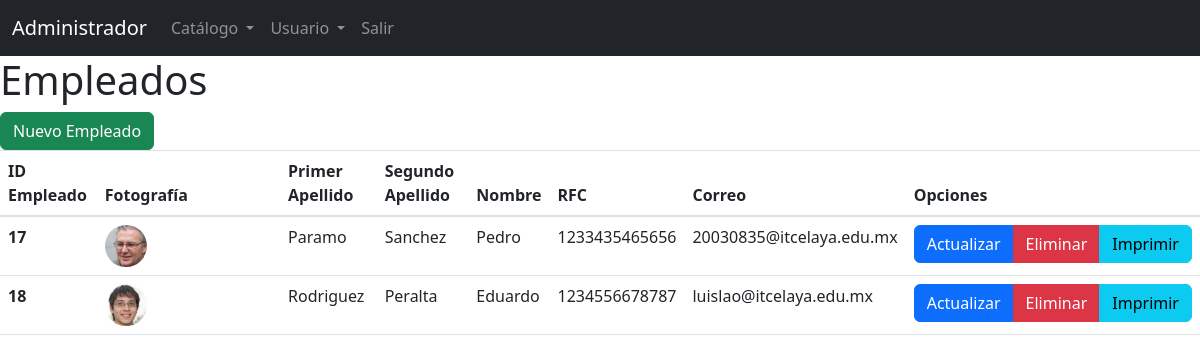
Screenshot of /admin/empleado.php (signed in) with the database file from the repository.
### tables this page shows
CREATE TABLE `empleado` (
  `id_empleado` int(11) NOT NULL,
  `primer_apellido` varchar(50) DEFAULT NULL,
  `segundo_apellido` varchar(50) DEFAULT NULL,
  `nombre` varchar(50) NOT NULL,
  `rfc` varchar(13) NOT NULL,
  `id_usuario` int(11) NOT NULL,
  `fotografia` varchar(100) DEFAULT NULL
);

CREATE TABLE `usuario` (
  `id_usuario` int(11) NOT NULL,
  `correo` varchar(100) NOT NULL,
  `contrasena` varchar(32) NOT NULL
);

### sistema.class.php (called while the page is built, shortened)
<?php
class Sistema
{
    function conexion()
    {
        $this->con = new PDO(SGBD . ':host=' . DBHOST . ';dbname=' . DBNAME . ';port=' . DBPORT, DBUSER, DBPASS);
    }
}
?>

### admin/empleado.class.php (called while the page is built, shortened)
<?php
require_once('../sistema.class.php');
class Empleado extends Sistema {
    function readAll() {
        $sql = "SELECT e.*, u.correo
                FROM empleado e
                JOIN usuario u ON e.id_usuario = u.id_usuario";
        $consulta = $this->con->prepare($sql);
        $consulta->execute();
        return $consulta->fetchAll(PDO::FETCH_ASSOC);
    }
}
?>

### admin/views/empleado/index.php (the view, shortened to what this page needs)
<?php require('views/header/header_administrador.php') ?>
    <h1>Empleados</h1>
    <a href="empleado.php?accion=crear" class="btn btn-success">Nuevo Empleado</a>
    <table class="table">
        <thead>
            <tr>
                <th scope="col">ID Empleado</th>
                <th scope="col">Fotografía</th>
                <th scope="col">Primer Apellido</th>
                <th scope="col">Segundo Apellido</th>
                <th scope="col">Nombre</th>
                <th scope="col">RFC</th>
                <th scope="col">Correo</th>
                <th scope="col">Opciones</th>
            </tr>
        </thead>
        <tbody>
            <?php foreach ($empleados as $empleado): ?>
            <tr>
                <th scope="row"><?php echo $empleado['id_empleado']; ?></th>
                <td><img class="rounded-circle w-25" src=" <?php
                    if(file_exists("../uploads/".$empleado['fotografia'])){
                        echo("../uploads/".$empleado['fotografia']);
                    } else {
                        echo('../uploads/default.png');
                    }
                ?>"></td>
                <td><?php echo $empleado['primer_apellido']; ?></td>
                <td><?php echo $empleado['segundo_apellido']; ?></td>
                <td><?php echo $empleado['nombre']; ?></td>
                <td><?php echo $empleado['rfc']; ?></td>
                <td><?php echo $empleado['correo']; ?></td>
                <td>
                    <div class="btn-group" role="group" aria-label="Basic radio toggle button group">
                        <a href="empleado.php?accion=actualizar&id=<?php echo $empleado['id_empleado']; ?>" class="btn btn-primary">Actualizar</a>
                        <a href="empleado.php?accion=eliminar&id=<?php echo $empleado['id_empleado']; ?>" class="btn btn-danger">Eliminar</a>
                        <a href="empleado.php?accion=imprimir&id=<?php echo $empleado['id_empleado']; ?>" class="btn btn-info">Imprimir</a>
                    </div>
                </td>
            </tr>
            <?php endforeach; ?>
        </tbody>
    </table>
<?php require('views/footer.php'); ?>

### admin/empleado.php (shortened to what this page needs)
<?php
require_once('empleado.class.php');
$app = new Empleado();
$app->checkRol('Administrador');
$accion = (isset($_GET['accion'])) ? $_GET['accion'] : NULL;
switch ($accion) {
    default:
        $empleados = $app->readAll();
        include 'views/empleado/index.php';
}
require_once('views/footer.php');
?>

### admin/views/header.php (shortened to what this page needs)
<!doctype html>
<html lang="en">
  <head>
    <link rel="stylesheet" href="https://cdn.jsdelivr.net/npm/bootstrap@4.4.1/dist/css/bootstrap.min.css">
  </head>
  <body>

### admin/views/header/header_administrador.php (shortened to what this page needs)
<?php require_once('views/header.php') ?>
<!DOCTYPE html>
<html lang="es">
<head>
    <link href="https://cdn.jsdelivr.net/npm/bootstrap@5.3.0-alpha1/dist/css/bootstrap.min.css" rel="stylesheet">
</head>
<body>
<nav class="navbar navbar-expand-lg navbar-dark bg-dark">
    <div class="container-fluid">
        <a class="navbar-brand" href="index.php">Administrador</a>
        <div class="collapse navbar-collapse" id="navbarSupportedContent">
            <ul class="navbar-nav me-auto mb-2 mb-lg-0">
                <li class="nav-item dropdown">
                    <a class="nav-link dropdown-toggle" href="#" id="navbarDropdownCatalogo" role="button" data-bs-toggle="dropdown" aria-expanded="false">
                        Catálogo
                    </a>
                </li>
                <li class="nav-item dropdown">
                    <a class="nav-link dropdown-toggle" href="#" id="navbarDropdownUsuario" role="button" data-bs-toggle="dropdown" aria-expanded="false">
                        Usuario
                    </a>
                </li>
                <li class="nav-item">
                    <a class="nav-link" href="login.php?accion=logout" aria-disabled="true">Salir</a>
                </li>
            </ul>
        </div>
    </div>
</nav>
</body>
</html>

### admin/views/footer.php (shortened to what this page needs)
  </body>
</html>

### rows the page displays
empleado: id_empleado "17", fotografia (picture), primer_apellido "Paramo", segundo_apellido "Sanchez", nombre "Pedro", rfc "1233435465656", id_usuario.correo "20030835@itcelaya.edu.mx"
empleado: id_empleado "18", fotografia (picture), primer_apellido "Rodriguez", segundo_apellido "Peralta", nombre "Eduardo", rfc "1234556678787", id_usuario.correo "luislao@itcelaya.edu.mx"
